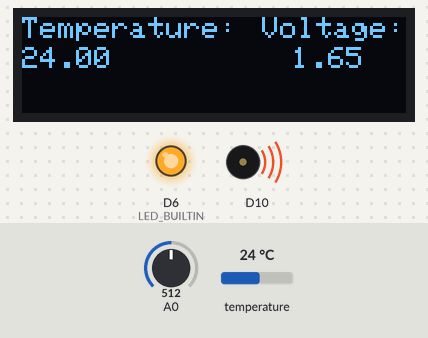
A sketch run on a simulated Arduino MKR. Shown: 128×32 one-colour display, output pins drawn as LEDs (lit = HIGH), buzzer (waves = sounding). The test bench sets the inputs (shaded band); at power-on: temperature 24 °C, A0 = 512. The display library's start-up logo is not drawn; what the sketch prints to the serial monitor is not drawn.

Above: at 14.2 s.
14.3 s: temperature set to 12 °C
At 20.7 s:
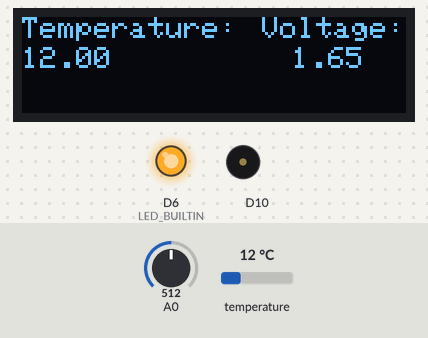
20.8 s: A0 set to 726
At 23.9 s:
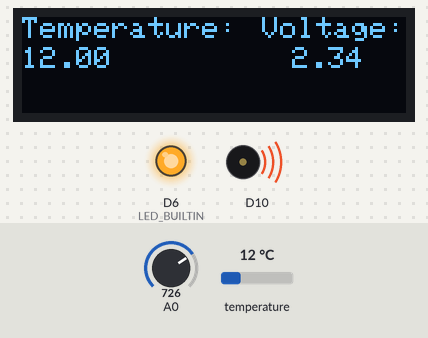
26.0 s: A0 set to 752
At 28.8 s:
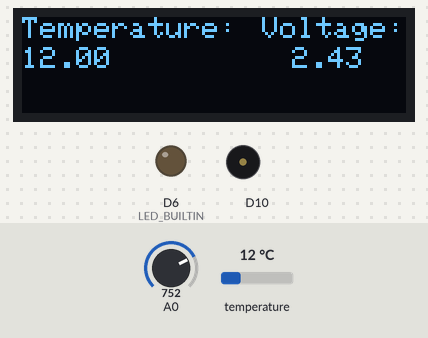
33.8 s: temperature set to 22.6 °C
At 38.9 s:
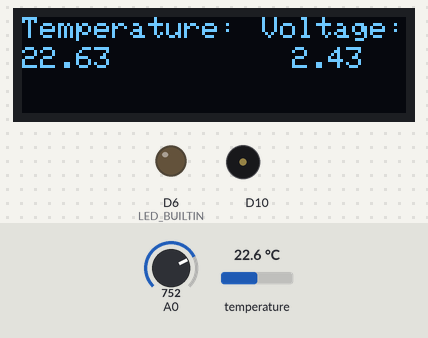
39.4 s: temperature set to 23.6 °C
At 44.3 s:
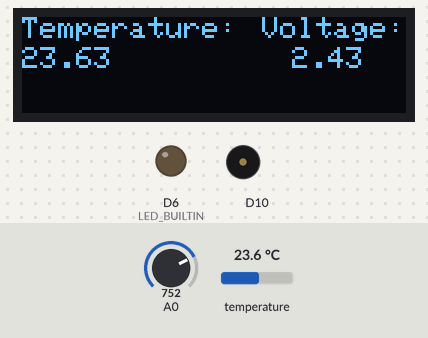
44.6 s: temperature set to 26.6 °C
At 48.9 s:
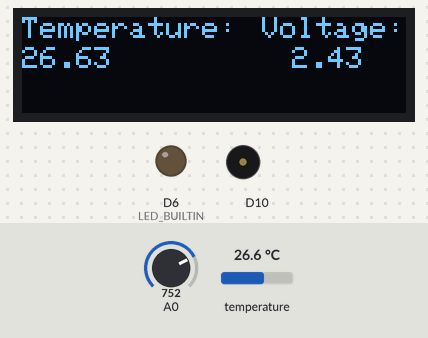
49.7 s: temperature set to 27.6 °C
Timing chart, 0 to 55.9 s (numbered marks = the images above; inputs shaded):
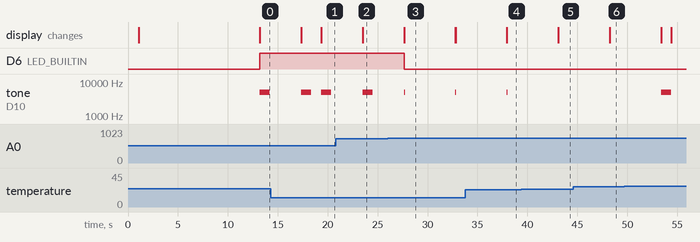

Measured:
- the behaviour switches between 743 and 744 on A0 (found by bisection; images 2 and 3)
- after the input at 14.3 s, the display: first changes after 3.0 s (image 1 shows a later state)
- after the input at 20.8 s, the display: first changes after 2.7 s (image 2 shows a later state)
- after the input at 26.0 s, D6 (LED_BUILTIN): HIGH → LOW after 1.7 s; the display: first changes after 1.6 s (image 3 shows a later state)
- after the input at 33.8 s, the display: first changes after 4.1 s (image 4 shows a later state)
- after the input at 39.4 s, tone on D10: stays silent (without the input it goes to 5000 Hz after 3.7 s); the display: first changes after 3.7 s (image 5 shows a later state)
- after the input at 44.6 s, the display: first changes after 3.6 s (image 6 shows a later state)
- after the input at 49.7 s, tone on D10: silent → 5000 Hz after 3.7 s, → silent 1.0 s later

The sketch:

mkr1500_gsm_temp_v1.ino
```cpp
/* Adafruit FONA GSM 32u4 module Template, massively adjusted for Arduino MKR NB 1500

modified 20230515 by Patrick Oberli

Required parts:
- Arduino MKR NB 1500 incl. antenna
	- https://store.arduino.cc/arduino-mkr-nb-1500-1413
- 1500 mAh 3.7 V battery minimum
	- https://www.adafruit.com/product/2011 (this is the 2000 mAh model)
- micro SIM card with support for 4G (LTE), check your operators
- Adafruit SSD1306 SPI Display -> this display lives for about 2 years and then can't anymore be read
- Breadboard with 40 or more rows
- at least 20 dupond jumper wires
- Piezo speaker (also known as buzzer)
- 100 Ohm resistor (for piezo)
- two > 20 kOhm resistors for USB power check
- DS18B20 temp sensor with DFR0055 Plugable Terminal adapter (jumper set to Pull Up)
	- https://www.aliexpress.com/item/DS18b20-Water-Temperature-Sensor-Stainless-Steel-Probe-Temperature-Sensor-for-Arduino-SR002/32538132994.html
	- this sensor is sadly NOT salt water resistant, it requires you to protect it from direct water contact or it will quickly corrode/rust.
		I suggest using a tiny bit of aquarium safe silicone or synthetic resin.
		The thicker the layer, the slower the registered temparature change, so make it thin!
	- Manual DFR0055 https://www.dfrobot.com/wiki/index.php/Terminal_sensor_adapter_V2_SKU:DFR0055
*/

// Install the libraries from the Arduino IDE Library Manager named "Adafruit SSD1306", "MKRWAN", "MKRNB" and "OneWire" (by Jim Studt, Tom Pollard, ...)
#include <gfxfont.h>
#include <Adafruit_SPITFT_Macros.h>
#include <Adafruit_SPITFT.h>
#include <Wire.h>
//#include <USI_TWI_Master.h>
//#include <TinyWireM.h>
#include <MKRNB.h>

#include "arduino_secrets.h"
// Please enter your sensitive data in the Secret tab or arduino_secrets.h
// If it doesn't exist, create a new file in the same directory named arduino_secrets.h
// PIN Number
const char PINNUMBER[] = SECRET_PINNUMBER;

// initialize the library instance
NB nbAccess;
NB_SMS sms;

// this is a large buffer for replies
char replybuffer[255];


/* Start SPI display */
//***************************************************************

// Install the library from Arduino IDE library manager called "OneWire" by Jim Studt, Tom Pollard, ....
#include <OneWire.h>

// SPI Display
#include <spi.h>
#include <Adafruit_GFX.h>
#include <Adafruit_SSD1306.h>

Adafruit_SSD1306 display = Adafruit_SSD1306(128, 32, &Wire);
#define OLED_RESET -1 // Reset pin # (or -1 if sharing Arduino reset pin)

/* End SPI display*/


int DS18S20_Pin = 5; //DS18S20 Signal pin on digital 5, changed from 2

//Temperature chip i/o
OneWire ds(DS18S20_Pin);


// Modify for your own liking, number in brackets is the maximum ammount of allowed characters
char mobilenumber[20] = "+00000000000";
char messagepower[141] = "Aquarium without power!";
char messagetemp[141] = "Temperature out of range!";

int TEMPERATURESMSREQ = 0;
int TEMPERATURESMSSENT = 0;
int VOLTAGESMSREQ = 0;
int VOLTAGESMSSENT = 0;

// Audio Alarm, add a Piezo speaker to pin 10

void setup() {
	//SSD1306_SWITCHCAPVCC = generate display voltage from 3.3V internally
	display.begin(SSD1306_SWITCHCAPVCC, 0x3C); // Address 0x3C for 128x32
	Serial.println("OLED begun");

	// Show image buffer on the display hardware.
	// Since the buffer is intialized with an Adafruit splashscreen
	// internally, this will display the splashscreen.
	display.display();
	delay(1000);

	// Clear the buffer.
	display.clearDisplay();
	display.display();

	// text display tests
	display.setTextSize(1);
	display.setTextColor(SSD1306_WHITE);
	display.setCursor(0, 0);
	display.print("Temperature:");
	display.display(); // actually display all of the above

  // set LED_BUILTIN (red LED) as an output
  pinMode(LED_BUILTIN, OUTPUT);

  // connection state
  bool connected = false;

  // Start NB module
  // If your SIM has PIN, add it to the arduino_secrets.h file
  while (!connected) {
    if (nbAccess.begin(PINNUMBER) == NB_READY) {
      connected = true;
    } else {
      Serial.println("Not connected");
      delay(1000);
    }
  }

  Serial.println("NB initialized");


  delay(10000); // wait 10 seconds for everything to initialize
}


void loop() {

  // read and print the temperature to console
  float temperature = getTemp();
  Serial.print("Temperature: "); Serial.println(temperature);

  delay(100); //just here to slow down the output so it is easier to read

// set the cursor to column 0, line 10
// (note: line 10 is the elevnenth row, since counting begins with 0):
  display.clearDisplay();
  display.setCursor(0, 0);
  display.print("Temperature:");
  display.setCursor(0, 10);

  // print the temperature on the LCD:
  display.print(temperature);
  display.display();
  if (temperature >= 27) //measure if temperate is >= 27°C and produce an audio alarm if to high
  {
	  tone(10, 5000, 1000); // Audio alarm, add piezo to Pin 10, frequency 5000 Hz, 1 second beep duration
	  TEMPERATURESMSREQ = 1;
	  Serial.print("Temperature to high!: "); Serial.println(temperature);
  }
  else if (temperature <= 23) //measure if temperate is <= 23°C and produce an audio alarm if to low
  {
	  tone(10, 5000, 1000); // Audio alarm, add piezo to Pin 10, frequency 5000 Hz, 1 second beep duration
	  TEMPERATURESMSREQ = 1;
	  Serial.print("Temperature to low!: "); Serial.println(temperature);
  }
  else if (temperature <= 25.8 && temperature > 23.6) // reactivate the alarm, turn of buzzer
  {
	  noTone(10);
	  TEMPERATURESMSREQ = 0;
	  TEMPERATURESMSSENT = 0;
  }
  else {
  // do nothing, temperature is not to warm
  }

  while (VOLTAGESMSREQ == 1 && VOLTAGESMSSENT == 0)
  {
	  sendSMSpower();
	  VOLTAGESMSSENT = 1;
  }

  while (TEMPERATURESMSREQ == 1 && TEMPERATURESMSSENT == 0)
  {
	  sendSMStemp();
	  TEMPERATURESMSSENT = 1;
  }

  // read voltage on USB pin, to check of power is still supplied.
  // read the input on analog pin 0:
  int sensorValue = analogRead(A0);
  // Convert the analog reading (which goes from 0 - 1023) to a voltage (0 - 3.3V):
  float voltage = sensorValue * (3.3 / 1023.0);
  // print out the value you read:
  Serial.print("Measured power on USB: ");  Serial.println(voltage);

  // DEBUG stuff
  //display.clearDisplay();
  display.setCursor(80, 0);
  display.print("Voltage:");
  // set the cursor to column 90, line 10
  display.setCursor(90, 10);
  // print the temperature on the LCD, use this for debugging the voltage:
  display.print(voltage);
  display.display();

  if (voltage >= 2.40) // power ok, the 2.40 might need some fine tuning, depending on resistors and cable lengths
  {
	  digitalWrite(LED_BUILTIN, LOW);
	  VOLTAGESMSREQ = 0;
	  VOLTAGESMSSENT = 0;
	  noTone(10);
	  delay(5000);

  }
  else // no power from USB
  {
	  digitalWrite(LED_BUILTIN, HIGH);
	  VOLTAGESMSREQ = 1; // comment this while testing, to disable sending SMS
	  tone(10, 5000, 1000); // Audio alarm, add piezo to Pin 10, frequency 5000 Hz, 1 second beep duration
	  delay(4000);
  }

  // flush input
  flushSerial();

}

void sendSMSpower() {
	// send an SMS!
	flushSerial();
	Serial.println(mobilenumber);
	Serial.println(messagepower);
//	if (!fona.sendSMS(mobilenumber, messagepower)) {
//		Serial.println(F("Failed"));
//	}
//	else {
//		Serial.println(F("Sent!"));
//	}
  sms.beginSMS(mobilenumber);
  sms.print(messagepower);
  sms.endSMS();
  Serial.println("\nCOMPLETE!\n");
}

void sendSMStemp() {
	// send an SMS!
	flushSerial();
	Serial.println(mobilenumber);
	Serial.println(messagetemp);
//	if (!fona.sendSMS(mobilenumber, messagetemp)) {
//		Serial.println(F("Failed"));
//	}
//	else {
//		Serial.println(F("Sent!"));
//	}
  sms.beginSMS(mobilenumber);
  sms.print(messagetemp);
  sms.endSMS();
  Serial.println("\nCOMPLETE!\n");
}

void flushSerial() {
  while (Serial.available())
    Serial.read();
}

float getTemp() {
	//returns the temperature from one DS18S20 in DEG Celsius

	byte data[12];
	byte addr[8];

	if (!ds.search(addr)) {
		//no more sensors on chain, reset search
		Serial.println("no more sensors on chain, reset search!");
		ds.reset_search();
		return -1000;
	}

	if (OneWire::crc8(addr, 7) != addr[7]) {
		Serial.println("CRC is not valid!");
		return -1000;
	}

	if (addr[0] != 0x10 && addr[0] != 0x28) {
		Serial.print("Device is not recognized");
		return -1000;
	}

	ds.reset();
	ds.select(addr);
	ds.write(0x44, 1); // start conversion, with parasite power on at the end

	byte present = ds.reset();
	ds.select(addr);
	ds.write(0xBE); // Read Scratchpad


	for (int i = 0; i < 9; i++) { // we need 9 bytes
		data[i] = ds.read();
	}

	ds.reset_search();

	byte MSB = data[1];
	byte LSB = data[0];

	float tempRead = ((MSB << 8) | LSB); //using two's compliment
	float TemperatureSum = tempRead / 16;

	return TemperatureSum;

}
```

arduino_secrets.h
```cpp
#define SECRET_PINNUMBER     ""
```
